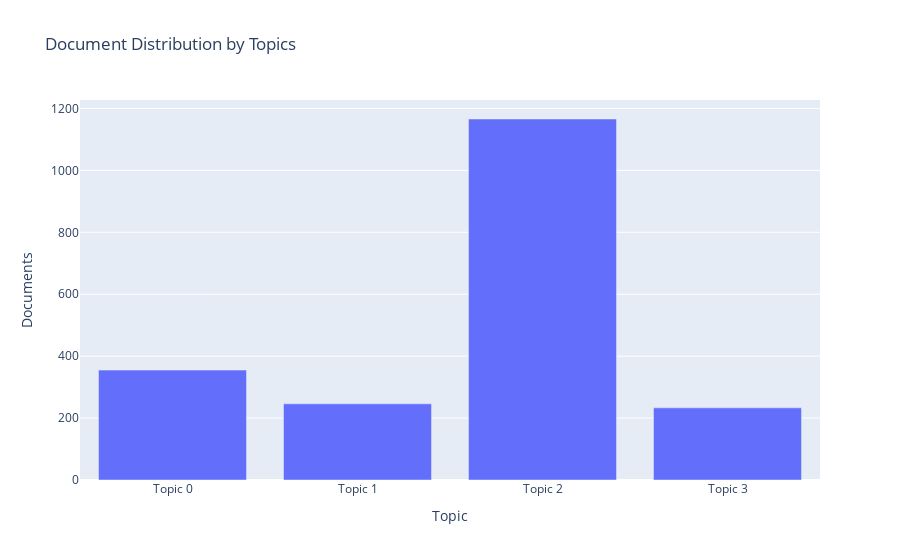

Source (notebook cell):
### Code cell
plot_model(lda, plot = 'topic_distribution')

### Figure 1 — Plotly figure (JSON) as saved in the notebook; plotly's stock layout.template omitted (floating-point values rounded to 4 significant figures)
{"data": [{"alignmentgroup": "True", "customdata": [["price, cat, work, purchase, know, never, long, problem, store, back"], ["dog, treat, snack, bar, healthy, small, hard, thing, ingredient, give"], ["coffee, add, think, cup, little, bag, pack, order, want, sweet"], ["tea, box, water, drink, strong, many, chocolate, green, say, case"]], "hovertemplate": "Topic=%{x}<br>Documents=%{y}<br>Keyword=%{customdata[0]}<extra></extra>", "legendgroup": "", "marker": {"color": "#636efa", "pattern": {"shape": ""}}, "name": "", "offsetgroup": "", "orientation": "v", "showlegend": false, "textposition": "auto", "type": "bar", "x": ["Topic 0", "Topic 1", "Topic 2", "Topic 3"], "xaxis": "x", "y": [355, 246, 1166, 233], "yaxis": "y"}], "layout": {"barmode": "relative", "legend": {"tracegroupgap": 0}, "title": {"text": "Document Distribution by Topics"}, "xaxis": {"anchor": "y", "domain": [0, 1], "title": {"text": "Topic"}}, "yaxis": {"anchor": "x", "domain": [0, 1], "title": {"text": "Documents"}}}}
